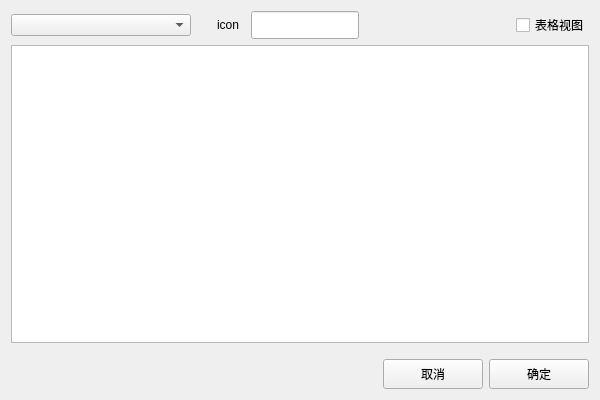
<?xml version="1.0" encoding="UTF-8"?>
<ui version="4.0">
 <class>Form</class>
 <widget class="QWidget" name="Form">
  <property name="geometry">
   <rect>
    <x>0</x>
    <y>0</y>
    <width>600</width>
    <height>400</height>
   </rect>
  </property>
  <property name="windowTitle">
   <string>Form</string>
  </property>
  <layout class="QGridLayout" name="gridLayout_3">
   <item row="0" column="0">
    <layout class="QGridLayout" name="gridLayout_2">
     <item row="0" column="0">
      <widget class="QComboBox" name="comboBox">
       <property name="minimumSize">
        <size>
         <width>180</width>
         <height>0</height>
        </size>
       </property>
      </widget>
     </item>
     <item row="0" column="2">
      <widget class="QLabel" name="label_icon">
       <property name="minimumSize">
        <size>
         <width>28</width>
         <height>28</height>
        </size>
       </property>
       <property name="text">
        <string>icon</string>
       </property>
      </widget>
     </item>
     <item row="0" column="5">
      <widget class="QCheckBox" name="checkBox_display">
       <property name="text">
        <string>表格视图</string>
       </property>
      </widget>
     </item>
     <item row="0" column="3">
      <widget class="QLineEdit" name="lineEdit_find">
       <property name="sizePolicy">
        <sizepolicy hsizetype="Fixed" vsizetype="Fixed">
         <horstretch>0</horstretch>
         <verstretch>0</verstretch>
        </sizepolicy>
       </property>
       <property name="minimumSize">
        <size>
         <width>80</width>
         <height>28</height>
        </size>
       </property>
      </widget>
     </item>
     <item row="0" column="4">
      <spacer name="horizontalSpacer_2">
       <property name="orientation">
        <enum>Qt::Horizontal</enum>
       </property>
       <property name="sizeHint" stdset="0">
        <size>
         <width>40</width>
         <height>20</height>
        </size>
       </property>
      </spacer>
     </item>
     <item row="0" column="1">
      <spacer name="horizontalSpacer_3">
       <property name="orientation">
        <enum>Qt::Horizontal</enum>
       </property>
       <property name="sizeType">
        <enum>QSizePolicy::Fixed</enum>
       </property>
       <property name="sizeHint" stdset="0">
        <size>
         <width>20</width>
         <height>20</height>
        </size>
       </property>
      </spacer>
     </item>
    </layout>
   </item>
   <item row="3" column="0">
    <layout class="QGridLayout" name="gridLayout">
     <item row="0" column="2">
      <spacer name="horizontalSpacer">
       <property name="orientation">
        <enum>Qt::Horizontal</enum>
       </property>
       <property name="sizeHint" stdset="0">
        <size>
         <width>40</width>
         <height>20</height>
        </size>
       </property>
      </spacer>
     </item>
     <item row="0" column="3">
      <widget class="QPushButton" name="pushButton_cancel">
       <property name="minimumSize">
        <size>
         <width>100</width>
         <height>30</height>
        </size>
       </property>
       <property name="text">
        <string>取消</string>
       </property>
      </widget>
     </item>
     <item row="0" column="4">
      <widget class="QPushButton" name="pushButton_sure">
       <property name="minimumSize">
        <size>
         <width>100</width>
         <height>30</height>
        </size>
       </property>
       <property name="text">
        <string>确定</string>
       </property>
      </widget>
     </item>
    </layout>
   </item>
   <item row="1" column="0">
    <widget class="QTableWidget" name="table_options"/>
   </item>
   <item row="2" column="0">
    <spacer name="verticalSpacer_2">
     <property name="orientation">
      <enum>Qt::Vertical</enum>
     </property>
     <property name="sizeType">
      <enum>QSizePolicy::Fixed</enum>
     </property>
     <property name="sizeHint" stdset="0">
      <size>
       <width>58</width>
       <height>10</height>
      </size>
     </property>
    </spacer>
   </item>
  </layout>
 </widget>
 <resources/>
 <connections/>
</ui>
